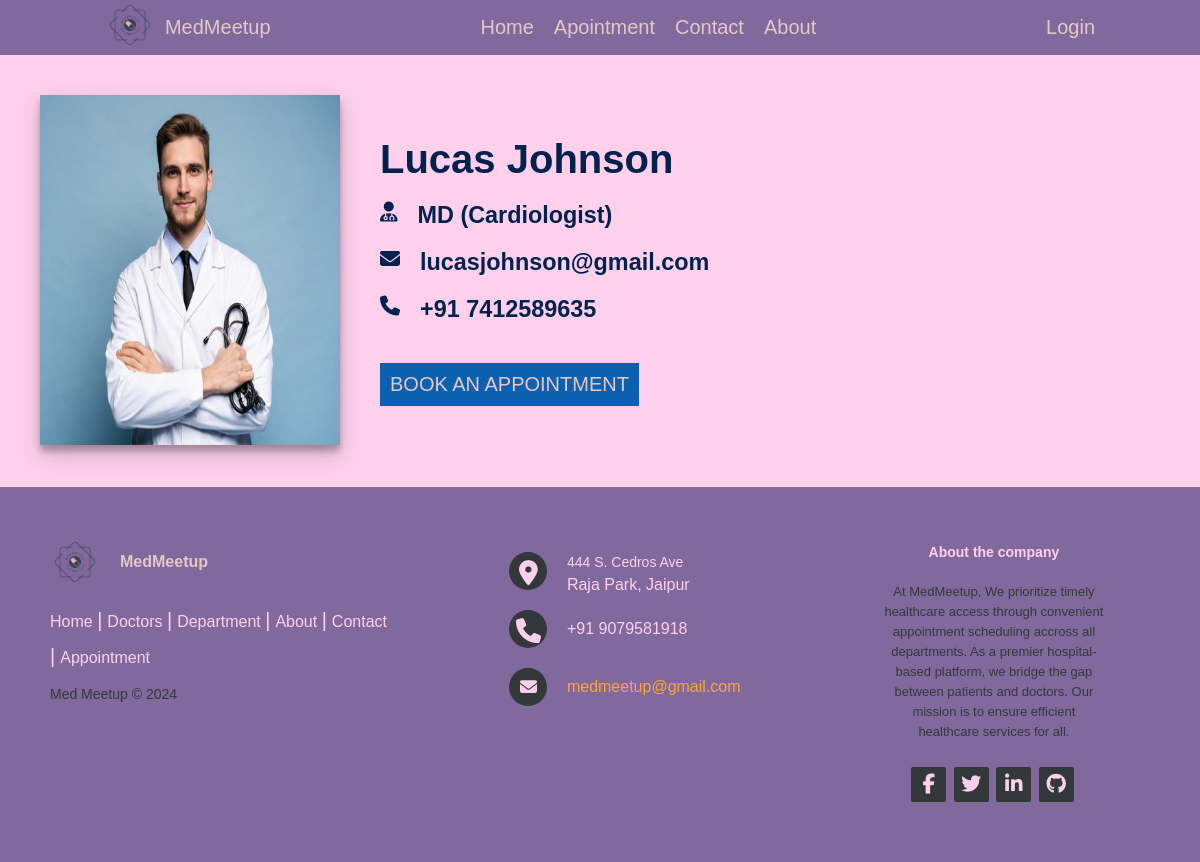
The app's page /doctors/doctor/7/ with its own data.
### doctor/models.py (models this page shows, shortened)
class Doctors(models.Model):
    doctor_name = models.CharField(max_length=30)
    doctor_occupation = models.CharField(max_length=50)
    doctor_image = models.ImageField(upload_to="doctors")
    doctor_email = models.EmailField(null=True, blank=True)
    doctor_phone = models.CharField(max_length=20, null=True, blank=True)
    doctor_address = models.CharField(max_length=100, null=True, blank=True)

### doctor/views.py (the view)
# urls.py: path("doctors/", include("doctor.urls"))
def doctors(request, id):
    queryset = Doctors.objects.get(id = id)
    return render(request, "doctor.html", {"queryset": queryset})

### templates/doctor.html (shortened to what this page needs)
{% extends "layout.html" %}
{% block body %}
<section class="doctor">
    <div class="doctor_container">
        <div>
            <img class="doctor_image" src="/media/{{queryset.doctor_image}}">
        </div>
        <div class="doctor_data">
            <div class="doctors_details_items">
                <h1>{{queryset.doctor_name}}</h1>
            </div>
            <div class="doctors_details_items">
                <i class="fa-solid fa-user-doctor"></i>
                <h3>{{queryset.doctor_occupation}}</h3>
            </div>
            <div class="doctors_details_items">
                <i class="fa-solid fa-envelope"></i>
                <h3>{{queryset.doctor_email}}</h3>
            </div>
            <div class="doctors_details_items">
                <i class="fa-solid fa-phone"></i>
                <h3>{{queryset.doctor_phone}}</h3>
            </div>
            <a href="/appointment/appoint/" class="hero_button" style="margin-top: 2rem;">BOOK AN APPOINTMENT</a>
        </div>
    </div>
</section>
{% endblock body %}

### static/css/style.css (style rules this page uses)
html { font-size: 62.5%; scroll-behavior: smooth; }
* { margin: 0; padding: 0; box-sizing: border-box; }
body { width: 100%; font-family: Arial, Helvetica, sans-serif; }
a, a:link, a:visited, a:active { color: #e4c8c8; text-decoration: none; }

### static/css/forms.css (style rules this page uses)
h1 { font-size: 40px; }

### static/css/home.css (style rules this page uses)
.hero_button { width: max-content; padding: 1rem; border: .2rem; background-color: #0B60B0; border: none; font-size: 2rem; }

### static/css/doctor.css (style rules this page uses)
.doctor { width: 100%; padding: 4rem; background-color: #FFD0EC; }
.doctor_container { display: flex; gap: 4rem; }
.doctor_image { width: 30rem; height: 35rem; box-shadow: 0 10px 20px rgba(0,0,0,0.19), 0 6px 6px rgba(0,0,0,0.23); }
.doctor_data { display: flex; flex-direction: column; gap: 2rem; justify-content: center; font-size: 2rem; color: #00224D; }
.doctors_details_items { display: flex; gap: 2rem; }

### records on screen
Doctors: doctor_image (picture), doctor_name "Lucas Johnson", doctor_occupation "MD (Cardiologist)", doctor_email "lucasjohnson@gmail.com", doctor_phone "+91 7412589635"
